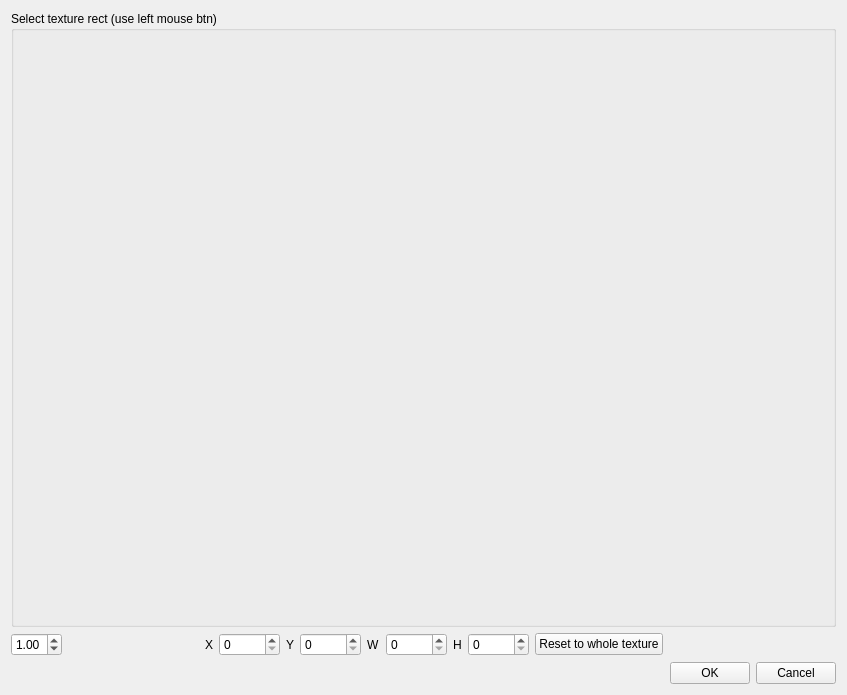
<?xml version="1.0" encoding="UTF-8"?>
<ui version="4.0">
 <class>DlgTextureRect</class>
 <widget class="QWidget" name="DlgTextureRect">
  <property name="geometry">
   <rect>
    <x>0</x>
    <y>0</y>
    <width>847</width>
    <height>695</height>
   </rect>
  </property>
  <property name="windowTitle">
   <string>Select Texture Rectangle</string>
  </property>
  <property name="windowIcon">
   <iconset resource="../resource/resource.qrc">
    <normaloff>:/texture.png</normaloff>:/texture.png</iconset>
  </property>
  <layout class="QVBoxLayout" name="verticalLayout_2">
   <item>
    <widget class="QGroupBox" name="groupBox">
     <property name="title">
      <string>Select texture rect (use left mouse btn)</string>
     </property>
     <layout class="QVBoxLayout" name="verticalLayout">
      <item>
       <widget class="gui::GfxWidget" name="widget" native="true">
        <property name="sizePolicy">
         <sizepolicy hsizetype="MinimumExpanding" vsizetype="MinimumExpanding">
          <horstretch>0</horstretch>
          <verstretch>0</verstretch>
         </sizepolicy>
        </property>
        <property name="minimumSize">
         <size>
          <width>400</width>
          <height>400</height>
         </size>
        </property>
        <property name="focusPolicy">
         <enum>Qt::StrongFocus</enum>
        </property>
       </widget>
      </item>
     </layout>
    </widget>
   </item>
   <item>
    <layout class="QHBoxLayout" name="horizontalLayout_2">
     <item>
      <widget class="QDoubleSpinBox" name="zoom">
       <property name="minimum">
        <double>0.100000000000000</double>
       </property>
       <property name="maximum">
        <double>5.000000000000000</double>
       </property>
       <property name="singleStep">
        <double>0.100000000000000</double>
       </property>
       <property name="stepType">
        <enum>QAbstractSpinBox::AdaptiveDecimalStepType</enum>
       </property>
       <property name="value">
        <double>1.000000000000000</double>
       </property>
      </widget>
     </item>
     <item>
      <spacer name="horizontalSpacer_3">
       <property name="orientation">
        <enum>Qt::Horizontal</enum>
       </property>
       <property name="sizeHint" stdset="0">
        <size>
         <width>40</width>
         <height>20</height>
        </size>
       </property>
      </spacer>
     </item>
     <item>
      <widget class="QLabel" name="label_3">
       <property name="text">
        <string>X</string>
       </property>
      </widget>
     </item>
     <item>
      <widget class="QSpinBox" name="X">
       <property name="sizePolicy">
        <sizepolicy hsizetype="Preferred" vsizetype="Fixed">
         <horstretch>0</horstretch>
         <verstretch>0</verstretch>
        </sizepolicy>
       </property>
       <property name="maximum">
        <number>16384</number>
       </property>
      </widget>
     </item>
     <item>
      <widget class="QLabel" name="label_4">
       <property name="text">
        <string>Y</string>
       </property>
      </widget>
     </item>
     <item>
      <widget class="QSpinBox" name="Y">
       <property name="sizePolicy">
        <sizepolicy hsizetype="Preferred" vsizetype="Fixed">
         <horstretch>0</horstretch>
         <verstretch>0</verstretch>
        </sizepolicy>
       </property>
       <property name="maximum">
        <number>16384</number>
       </property>
      </widget>
     </item>
     <item>
      <widget class="QLabel" name="label_2">
       <property name="text">
        <string>W</string>
       </property>
      </widget>
     </item>
     <item>
      <widget class="QSpinBox" name="W">
       <property name="sizePolicy">
        <sizepolicy hsizetype="Preferred" vsizetype="Fixed">
         <horstretch>0</horstretch>
         <verstretch>0</verstretch>
        </sizepolicy>
       </property>
       <property name="maximum">
        <number>16384</number>
       </property>
      </widget>
     </item>
     <item>
      <widget class="QLabel" name="label">
       <property name="text">
        <string>H</string>
       </property>
      </widget>
     </item>
     <item>
      <widget class="QSpinBox" name="H">
       <property name="sizePolicy">
        <sizepolicy hsizetype="Preferred" vsizetype="Fixed">
         <horstretch>0</horstretch>
         <verstretch>0</verstretch>
        </sizepolicy>
       </property>
       <property name="maximum">
        <number>16384</number>
       </property>
      </widget>
     </item>
     <item>
      <widget class="QPushButton" name="btnReset">
       <property name="text">
        <string>Reset to whole texture</string>
       </property>
      </widget>
     </item>
     <item>
      <spacer name="horizontalSpacer_2">
       <property name="orientation">
        <enum>Qt::Horizontal</enum>
       </property>
       <property name="sizeType">
        <enum>QSizePolicy::Expanding</enum>
       </property>
       <property name="sizeHint" stdset="0">
        <size>
         <width>40</width>
         <height>20</height>
        </size>
       </property>
      </spacer>
     </item>
     <item>
      <widget class="color_widgets::ColorSelector" name="widgetColor">
       <property name="minimumSize">
        <size>
         <width>30</width>
         <height>20</height>
        </size>
       </property>
       <property name="focusPolicy">
        <enum>Qt::TabFocus</enum>
       </property>
      </widget>
     </item>
    </layout>
   </item>
   <item>
    <layout class="QHBoxLayout" name="horizontalLayout">
     <item>
      <spacer name="horizontalSpacer">
       <property name="orientation">
        <enum>Qt::Horizontal</enum>
       </property>
       <property name="sizeHint" stdset="0">
        <size>
         <width>40</width>
         <height>20</height>
        </size>
       </property>
      </spacer>
     </item>
     <item>
      <widget class="QPushButton" name="btnAccept">
       <property name="text">
        <string>OK</string>
       </property>
      </widget>
     </item>
     <item>
      <widget class="QPushButton" name="btnCancel">
       <property name="text">
        <string>Cancel</string>
       </property>
      </widget>
     </item>
    </layout>
   </item>
  </layout>
 </widget>
 <customwidgets>
  <customwidget>
   <class>color_widgets::ColorPreview</class>
   <extends>QWidget</extends>
   <header>color_preview.hpp</header>
  </customwidget>
  <customwidget>
   <class>color_widgets::ColorSelector</class>
   <extends>color_widgets::ColorPreview</extends>
   <header>color_selector.hpp</header>
  </customwidget>
  <customwidget>
   <class>gui::GfxWidget</class>
   <extends>QWidget</extends>
   <header>gfxwidget.h</header>
   <container>1</container>
  </customwidget>
 </customwidgets>
 <tabstops>
  <tabstop>zoom</tabstop>
  <tabstop>X</tabstop>
  <tabstop>Y</tabstop>
  <tabstop>W</tabstop>
  <tabstop>H</tabstop>
  <tabstop>btnReset</tabstop>
  <tabstop>widgetColor</tabstop>
  <tabstop>btnAccept</tabstop>
  <tabstop>btnCancel</tabstop>
  <tabstop>widget</tabstop>
 </tabstops>
 <resources>
  <include location="../resource/resource.qrc"/>
 </resources>
 <connections/>
</ui>
